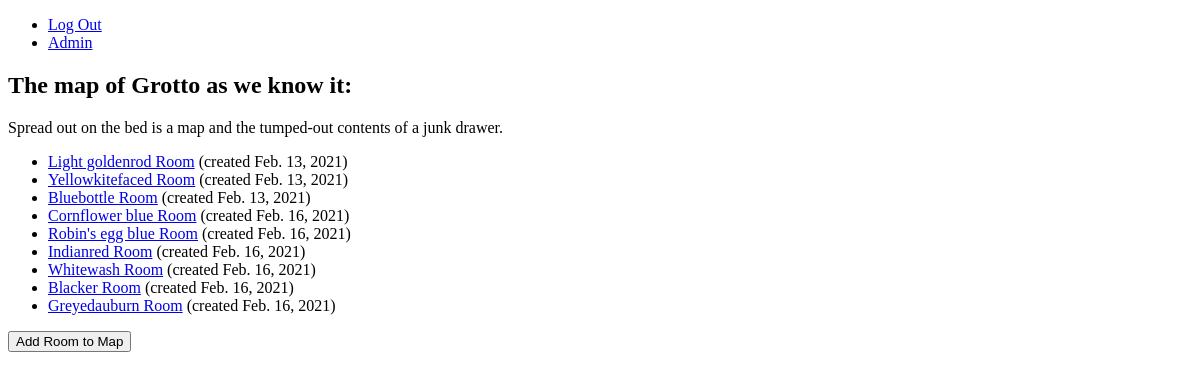
/rooms/ (signed in), run on an earlier commit of the app's database.
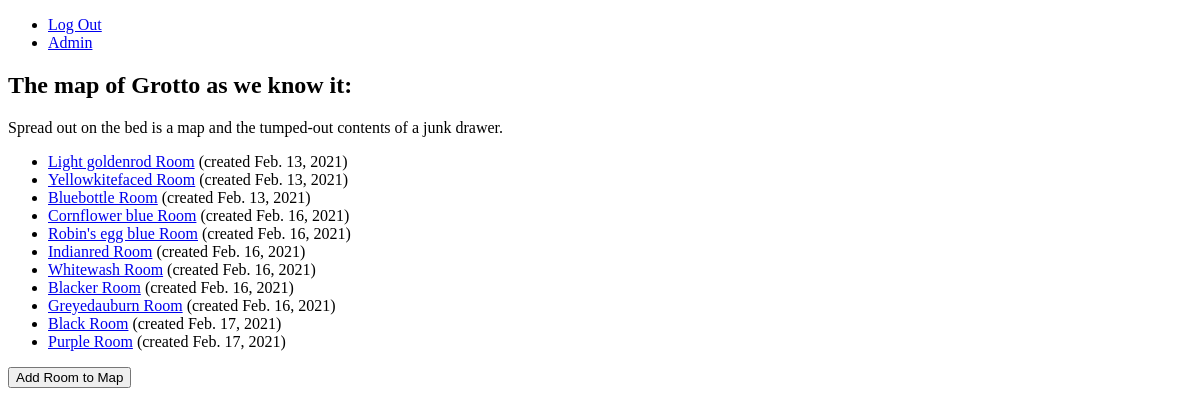
And on a later commit of the database.
### mapBuilder/models.py (models this page shows, shortened)
class Room(models.Model):
    name = models.CharField(max_length=200)
    url = models.URLField(max_length=200)
    exits = models.ManyToManyField('self', symmetrical=True)
    pub_date = models.DateTimeField(default=now,blank=True)
    description = models.CharField(max_length=600)
    colorName = models.CharField(max_length=200)
    status = models.CharField(max_length=200)
    colorHex = ColorField(default='#222222')
    colorSlug = models.SlugField(null=True)
    class Meta:
        unique_together = ["id", "url"]

### mapBuilder/views.py (the view, shortened to what this page needs)
# urls.py: path('', views.Index.as_view(), name='index'),
class Index(LoginRequiredMixin, ListView):
    template_name = 'mapBuilder/index.html'
    model = Room
    paginate_by = 25
    def get_context_data(self, **kwargs):
        context = super().get_context_data(**kwargs)
        context['now'] = timezone.now()
        return context

### templates/mapBuilder/index.html (shortened to what this page needs)
{% extends "base.html" %}
{% block content %}
    <h2>The map of <span class="yellow">Grotto</span> as we know it:</h2>
    <p>Spread out on the bed is a map and the tumped-out contents of a junk drawer.</p>
        <ul class="exits">
          {% for room in object_list %}
              <li><a href="{% url 'mapBuilder:room' room.colorSlug %}">{{ room.name }}</a> (created {{ room.pub_date|date }})</li>
          {% empty %}
              <li>No rooms yet.</li>
          {% endfor %}
          </ul>
        <form method="post">
          <button type="submit" name="generate_room">Add Room to Map</button>
        </form>
{% endblock %}

What changed in the data, as far as the page shows it:
added Room: name "Black Room", pub_date "Feb. 17, 2021"
added Room: name "Purple Room", pub_date "Feb. 17, 2021"
